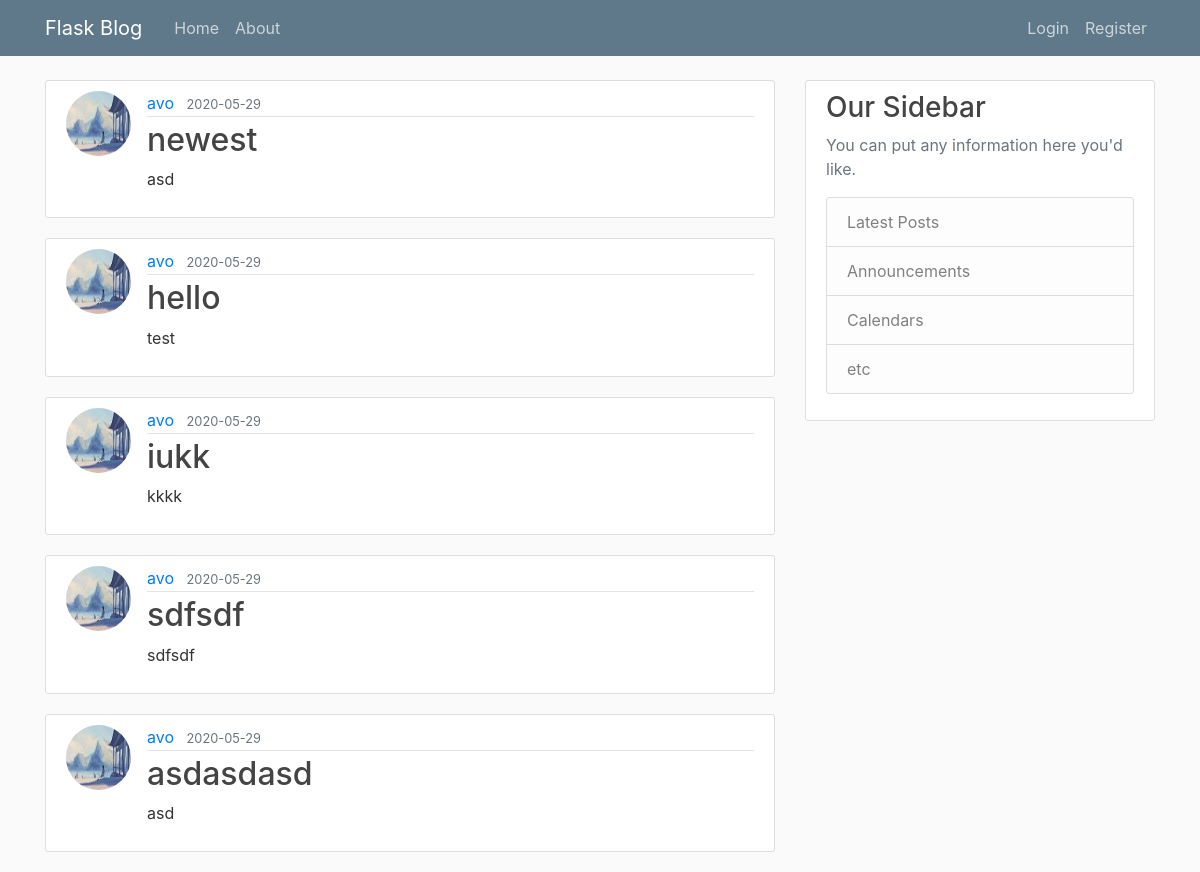
The page /home on the database its author committed.
### flaskblog/models.py (models this page shows, shortened)
class Post(db.Model):
	id = db.Column(db.Integer, primary_key =True)
	title = db.Column(db.String(100), nullable = False)
	date_posted = db.Column(db.DateTime, nullable = False, default = datetime.utcnow)
	content = db.Column(db.Text, nullable = False)
	user_id = db.Column(db.Integer, db.ForeignKey('user.id'), nullable =False)

class User(db.Model, UserMixin):
	id = db.Column(db.Integer, primary_key =True)
	username = db.Column(db.String(20), unique = True, nullable = False)
	email = db.Column(db.String(120), unique = True, nullable = False)
	image_file = db.Column(db.String(20), nullable = False, default = 'default.jpg')
	password = db.Column(db.String(60), nullable = False)
	posts = db.relationship('Post', backref='author', lazy = True)

### flaskblog/routes.py (the view)
@app.route('/')
@app.route('/home')
def home():
	page = request.args.get('page', 1, type = int )
	posts = Post.query.order_by(Post.date_posted.desc()).paginate(page = page, per_page = 5)
	return render_template('home.html', posts= posts)

### flaskblog/templates/home.html
{% extends "layout.html"%}
{% block content%}
	{%for post in posts %}
		<article class="media content-section">
			<img class ="rounded-circle article-img" src ="{{url_for('static', filename ='profile_pics/' + post.author.image_file)}}">
		  <div class="media-body">
		    <div class="article-metadata">
		      <a class="mr-2" href="#">{{ post.author.username }}</a>
		      <small class="text-muted">{{ post.date_posted.strftime('%Y-%m-%d')}}</small>
		    </div>
		    <h2><a class="article-title" href= "{{ url_for('post', post_id = post.id )}}">{{ post.title }}</a></h2>
		    <p class="article-content">{{ post.content }}</p>
		  </div>
		</article>
	{%endfor%}
{% endblock content%}

### flaskblog/static/main.css (style rules this page uses)
body { background: #fafafa; color: #333333; margin-top: 5rem; }
h1, h2, h3, h4, h5, h6 { color: #444444; }
.content-section { background: #ffffff; padding: 10px 20px; border: 1px solid #dddddd; border-radius: 3px; margin-bottom: 20px; }
.article-title { color: #444444; }
.article-content { white-space: pre-line; }
.article-img { height: 65px; width: 65px; margin-right: 16px; }
.article-metadata { padding-bottom: 1px; margin-bottom: 4px; border-bottom: 1px solid #e3e3e3 }

### rows shown on the page
Post: image_file (picture), author.username "avo", date_posted "2020-05-29", title "newest", content "asd"
Post: image_file (picture), author.username "avo", date_posted "2020-05-29", title "hello", content "test"
Post: image_file (picture), author.username "avo", date_posted "2020-05-29", title "iukk", content "kkkk"
Post: image_file (picture), author.username "avo", date_posted "2020-05-29", title "sdfsdf", content "sdfsdf"
Post: image_file (picture), author.username "avo", date_posted "2020-05-29", title "asdasdasd", content "asd"
